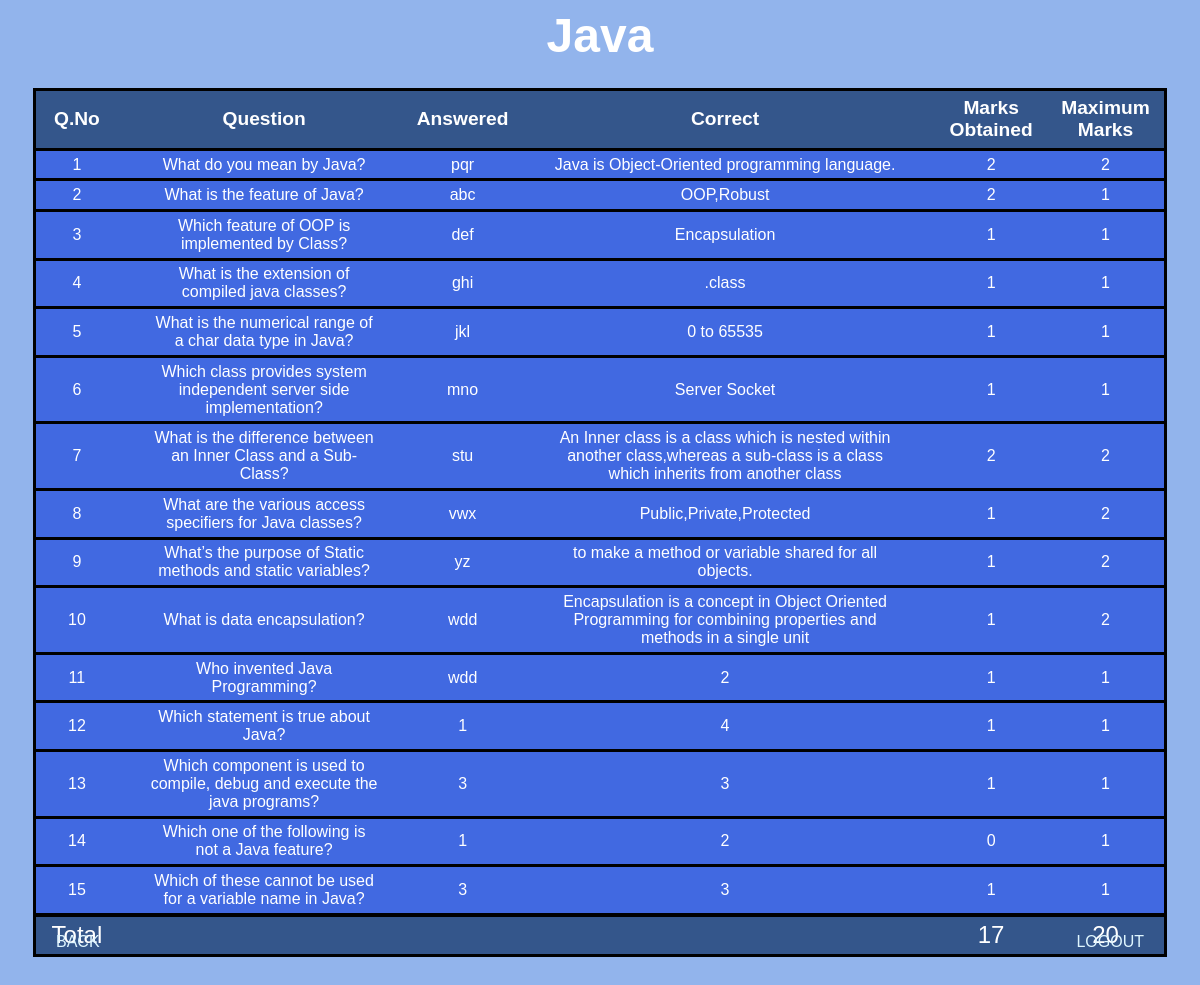
/answer.php?testid=0 (signed in), run on the app's committed database.
### tables this page shows
CREATE TABLE `answer` (
  `a.id` int(11) NOT NULL,
  `student` varchar(50) NOT NULL,
  `S.ID` int(10) NOT NULL,
  `exam` varchar(50) NOT NULL,
  `ques` varchar(500) NOT NULL,
  `ans` varchar(500) DEFAULT 'Not Answered',
  `corr` varchar(500) NOT NULL,
  `mrkob` float DEFAULT NULL,
  `totmrk` int(11) NOT NULL,
  `testid` int(11) NOT NULL
);

### answer.php (the view, shortened to what this page needs)
<?php
 include_once 'dbconnection.php';
 $tid = $_REQUEST['testid'];
?>
<!DOCTYPE html>
<html lang="en">
<head>
    <link rel="stylesheet" href="css/panel.css">
</head>
<body>
<?php
$sql5="SELECT * FROM `answer` where `answer`.`testid`=$tid;";
$result5=mysqli_query($conn,$sql5);
$row5=mysqli_fetch_array($result5);
$exams=$row5['exam'];
?>
<div class="heading"><?php echo $exams ?></div>
<div class="tablecont">
<table class="styled-table" id="">
  <thead>
    <tr>
      <th>Q.No</th>
      <th>Question</th>
      <th>Answered</th>
      <th>Correct</th>
      <th>Marks Obtained</th>
      <th>Maximum Marks</th>
    </tr>
  </thead>
  <tbody class="body" id="div<?php echo $tid[$sno];?>">
  <?php
  $sql1="SELECT * FROM `answer` where `answer`.`testid`=$tid;";
  $result1=mysqli_query($conn,$sql1);
  $sno=1;
  $totmrk=0;
  $mrkobt=0;
  while($row1=mysqli_fetch_array($result1)){
       $totmrk+=$row1['totmrk'];
       $mrkobt+=$row1['mrkob'];
    ?>
      <tr>
      <td><?php echo $sno?></td>
      <td><?php echo $row1['ques'] ?></td>
      <td><?php echo $row1['ans'] ?></td>
      <td><?php echo $row1['corr'] ?></td>
      <td><?php echo $row1['mrkob'];  ?></td>
      <td><?php echo $row1['totmrk'] ?></td>
    </tr>
    <?php
    $sno+=1;
     }
     ?>
  </tbody>
  <tfoot>
    <tr>
      <td>Total</td>
      <td></td>
      <td></td>
      <td></td>
      <td><?php echo $mrkobt ?></td>
      <td><?php echo $totmrk ?></td>
    </tr>
  </tfoot>
  </table>
  </div>
  <div class="btn left"><a href="myexams.php">BACK</a></div>
  <div class="btn right"><a href="logout.php">LOGOUT</a></div>
</body>
</html>

### css/panel.css (style rules this page uses)
body { height: 100%; background-color: #92B4EC; font-family: 'Raleway', sans-serif; }
a { text-decoration: none; color: #DFF6FF; }
.btn { font-size: 15px; border-radius: 100px; color: #0348b7; position: absolute; bottom: 1rem; right: 1rem; border: none; background: none; font: inherit; line-height: 1; margin: 0.5em; padding: 1em 2em; transition: 0.2s linear; }

### answer.php (style rules this page uses)
body { background-image: url('images/studentsign.jpg'); background-size: cover; }
.heading { font-weight:bold; color:white; font-size:3rem; width:100%; display:flex; justify-content:center; align-items:center; }
.tablecont { display:flex; justify-content:center; align-items:center; }
table { border-radius:2rem; border-collapse: collapse; margin: 25px; font-family: sans-serif; min-width: 400px; box-shadow: 0 0 20px rgba(0, 0, 0, 0.15) font-size:1.8rem; color:white; border:solid black; }
table thead { font-size:1.2rem; border-bottom:solid black; background-color: #34568B; }
table,th { padding:.4rem; }
table tbody tr,tfoot { background-color:#4169E1; border-bottom:solid black; }
table tbody tr td { padding-left:2rem; padding-right:2rem; align-items:center; }
table,td { text-align:center; padding:.3rem; align-items:center; }
.left { position:absolute; left:1rem; width:3%; bottom:1rem; }
.right { position:absolute; right:1rem; bottom:1rem; }
tfoot { border-top:solid black .3rem; font-size:1.5rem; background-color: #34568B; }

### data on the page
answer: exam "Java", ques "What do you mean by Java?", ans "pqr", corr "Java is Object-Oriented programming language.", mrkob "2", totmrk "2"
answer: ques "What is the feature of Java?", ans "abc", corr "OOP,Robust", mrkob "2", totmrk "1"
answer: ques "Which feature of OOP is implemented by Class?", ans "def", corr "Encapsulation", mrkob "1", totmrk "1"
answer: ques "What is the extension of compiled java classes?", ans "ghi", corr ".class", mrkob "1", totmrk "1"
answer: ques "What is the numerical range of a char data type in Java?", ans "jkl", corr "0 to 65535", mrkob "1", totmrk "1"
answer: ques "Which class provides system independent server side implementation?", ans "mno", corr "Server Socket", mrkob "1", totmrk "1"
answer: ques "What is the difference between an Inner Class and a Sub-Class?", ans "stu", corr "An Inner class is a class which is nested within another class,whereas a sub-class is a class which inherits from another class", mrkob "2", totmrk "2"
answer: ques "What are the various access specifiers for Java classes?", ans "vwx", corr "Public,Private,Protected", mrkob "1", totmrk "2"
answer: ques "What’s the purpose of Static methods and static variables?", ans "yz", corr "to make a method or variable shared for all objects.", mrkob "1", totmrk "2"
answer: ques "What is data encapsulation?", ans "wdd", corr "Encapsulation is a concept in Object Oriented Programming for combining properties and methods in a single unit", mrkob "1", totmrk "2"
answer: ques "Who invented Java Programming?", ans "wdd", corr "2", mrkob "1", totmrk "1"
answer: ques "Which statement is true about Java?", ans "1", corr "4", mrkob "1", totmrk "1"
answer: ques "Which component is used to compile, debug and execute the java programs?", ans "3", corr "3", mrkob "1", totmrk "1"
answer: ques "Which one of the following is not a Java feature?", ans "1", corr "2", mrkob "0", totmrk "1"
answer: ques "Which of these cannot be used for a variable name in Java?", ans "3", corr "3", mrkob "1", totmrk "1"

### other printed values
$mrkobt "17"
$totmrk "20"
